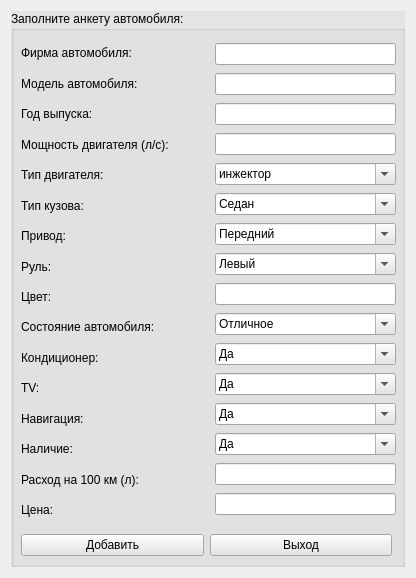
<?xml version="1.0" encoding="UTF-8"?>
<ui version="4.0">
 <class>addcar</class>
 <widget class="QWidget" name="addcar">
  <property name="geometry">
   <rect>
    <x>0</x>
    <y>0</y>
    <width>416</width>
    <height>578</height>
   </rect>
  </property>
  <property name="windowTitle">
   <string>Добавление автомобиля в каталог</string>
  </property>
  <layout class="QVBoxLayout" name="verticalLayout">
   <item>
    <widget class="QGroupBox" name="gbox_addcar">
     <property name="enabled">
      <bool>true</bool>
     </property>
     <property name="palette">
      <palette>
       <active>
        <colorrole role="WindowText">
         <brush brushstyle="SolidPattern">
          <color alpha="255">
           <red>0</red>
           <green>0</green>
           <blue>0</blue>
          </color>
         </brush>
        </colorrole>
        <colorrole role="Button">
         <brush brushstyle="SolidPattern">
          <color alpha="255">
           <red>229</red>
           <green>228</green>
           <blue>228</blue>
          </color>
         </brush>
        </colorrole>
        <colorrole role="Light">
         <brush brushstyle="SolidPattern">
          <color alpha="255">
           <red>255</red>
           <green>255</green>
           <blue>255</blue>
          </color>
         </brush>
        </colorrole>
        <colorrole role="Midlight">
         <brush brushstyle="SolidPattern">
          <color alpha="255">
           <red>242</red>
           <green>241</green>
           <blue>241</blue>
          </color>
         </brush>
        </colorrole>
        <colorrole role="Dark">
         <brush brushstyle="SolidPattern">
          <color alpha="255">
           <red>114</red>
           <green>114</green>
           <blue>114</blue>
          </color>
         </brush>
        </colorrole>
        <colorrole role="Mid">
         <brush brushstyle="SolidPattern">
          <color alpha="255">
           <red>153</red>
           <green>152</green>
           <blue>152</blue>
          </color>
         </brush>
        </colorrole>
        <colorrole role="Text">
         <brush brushstyle="SolidPattern">
          <color alpha="255">
           <red>0</red>
           <green>0</green>
           <blue>0</blue>
          </color>
         </brush>
        </colorrole>
        <colorrole role="BrightText">
         <brush brushstyle="SolidPattern">
          <color alpha="255">
           <red>255</red>
           <green>255</green>
           <blue>255</blue>
          </color>
         </brush>
        </colorrole>
        <colorrole role="ButtonText">
         <brush brushstyle="SolidPattern">
          <color alpha="255">
           <red>0</red>
           <green>0</green>
           <blue>0</blue>
          </color>
         </brush>
        </colorrole>
        <colorrole role="Base">
         <brush brushstyle="SolidPattern">
          <color alpha="255">
           <red>255</red>
           <green>255</green>
           <blue>255</blue>
          </color>
         </brush>
        </colorrole>
        <colorrole role="Window">
         <brush brushstyle="SolidPattern">
          <color alpha="255">
           <red>229</red>
           <green>228</green>
           <blue>228</blue>
          </color>
         </brush>
        </colorrole>
        <colorrole role="Shadow">
         <brush brushstyle="SolidPattern">
          <color alpha="255">
           <red>0</red>
           <green>0</green>
           <blue>0</blue>
          </color>
         </brush>
        </colorrole>
        <colorrole role="AlternateBase">
         <brush brushstyle="SolidPattern">
          <color alpha="255">
           <red>242</red>
           <green>241</green>
           <blue>241</blue>
          </color>
         </brush>
        </colorrole>
        <colorrole role="ToolTipBase">
         <brush brushstyle="SolidPattern">
          <color alpha="255">
           <red>255</red>
           <green>255</green>
           <blue>220</blue>
          </color>
         </brush>
        </colorrole>
        <colorrole role="ToolTipText">
         <brush brushstyle="SolidPattern">
          <color alpha="255">
           <red>0</red>
           <green>0</green>
           <blue>0</blue>
          </color>
         </brush>
        </colorrole>
       </active>
       <inactive>
        <colorrole role="WindowText">
         <brush brushstyle="SolidPattern">
          <color alpha="255">
           <red>0</red>
           <green>0</green>
           <blue>0</blue>
          </color>
         </brush>
        </colorrole>
        <colorrole role="Button">
         <brush brushstyle="SolidPattern">
          <color alpha="255">
           <red>229</red>
           <green>228</green>
           <blue>228</blue>
          </color>
         </brush>
        </colorrole>
        <colorrole role="Light">
         <brush brushstyle="SolidPattern">
          <color alpha="255">
           <red>255</red>
           <green>255</green>
           <blue>255</blue>
          </color>
         </brush>
        </colorrole>
        <colorrole role="Midlight">
         <brush brushstyle="SolidPattern">
          <color alpha="255">
           <red>242</red>
           <green>241</green>
           <blue>241</blue>
          </color>
         </brush>
        </colorrole>
        <colorrole role="Dark">
         <brush brushstyle="SolidPattern">
          <color alpha="255">
           <red>114</red>
           <green>114</green>
           <blue>114</blue>
          </color>
         </brush>
        </colorrole>
        <colorrole role="Mid">
         <brush brushstyle="SolidPattern">
          <color alpha="255">
           <red>153</red>
           <green>152</green>
           <blue>152</blue>
          </color>
         </brush>
        </colorrole>
        <colorrole role="Text">
         <brush brushstyle="SolidPattern">
          <color alpha="255">
           <red>0</red>
           <green>0</green>
           <blue>0</blue>
          </color>
         </brush>
        </colorrole>
        <colorrole role="BrightText">
         <brush brushstyle="SolidPattern">
          <color alpha="255">
           <red>255</red>
           <green>255</green>
           <blue>255</blue>
          </color>
         </brush>
        </colorrole>
        <colorrole role="ButtonText">
         <brush brushstyle="SolidPattern">
          <color alpha="255">
           <red>0</red>
           <green>0</green>
           <blue>0</blue>
          </color>
         </brush>
        </colorrole>
        <colorrole role="Base">
         <brush brushstyle="SolidPattern">
          <color alpha="255">
           <red>255</red>
           <green>255</green>
           <blue>255</blue>
          </color>
         </brush>
        </colorrole>
        <colorrole role="Window">
         <brush brushstyle="SolidPattern">
          <color alpha="255">
           <red>229</red>
           <green>228</green>
           <blue>228</blue>
          </color>
         </brush>
        </colorrole>
        <colorrole role="Shadow">
         <brush brushstyle="SolidPattern">
          <color alpha="255">
           <red>0</red>
           <green>0</green>
           <blue>0</blue>
          </color>
         </brush>
        </colorrole>
        <colorrole role="AlternateBase">
         <brush brushstyle="SolidPattern">
          <color alpha="255">
           <red>242</red>
           <green>241</green>
           <blue>241</blue>
          </color>
         </brush>
        </colorrole>
        <colorrole role="ToolTipBase">
         <brush brushstyle="SolidPattern">
          <color alpha="255">
           <red>255</red>
           <green>255</green>
           <blue>220</blue>
          </color>
         </brush>
        </colorrole>
        <colorrole role="ToolTipText">
         <brush brushstyle="SolidPattern">
          <color alpha="255">
           <red>0</red>
           <green>0</green>
           <blue>0</blue>
          </color>
         </brush>
        </colorrole>
       </inactive>
       <disabled>
        <colorrole role="WindowText">
         <brush brushstyle="SolidPattern">
          <color alpha="255">
           <red>114</red>
           <green>114</green>
           <blue>114</blue>
          </color>
         </brush>
        </colorrole>
        <colorrole role="Button">
         <brush brushstyle="SolidPattern">
          <color alpha="255">
           <red>229</red>
           <green>228</green>
           <blue>228</blue>
          </color>
         </brush>
        </colorrole>
        <colorrole role="Light">
         <brush brushstyle="SolidPattern">
          <color alpha="255">
           <red>255</red>
           <green>255</green>
           <blue>255</blue>
          </color>
         </brush>
        </colorrole>
        <colorrole role="Midlight">
         <brush brushstyle="SolidPattern">
          <color alpha="255">
           <red>242</red>
           <green>241</green>
           <blue>241</blue>
          </color>
         </brush>
        </colorrole>
        <colorrole role="Dark">
         <brush brushstyle="SolidPattern">
          <color alpha="255">
           <red>114</red>
           <green>114</green>
           <blue>114</blue>
          </color>
         </brush>
        </colorrole>
        <colorrole role="Mid">
         <brush brushstyle="SolidPattern">
          <color alpha="255">
           <red>153</red>
           <green>152</green>
           <blue>152</blue>
          </color>
         </brush>
        </colorrole>
        <colorrole role="Text">
         <brush brushstyle="SolidPattern">
          <color alpha="255">
           <red>114</red>
           <green>114</green>
           <blue>114</blue>
          </color>
         </brush>
        </colorrole>
        <colorrole role="BrightText">
         <brush brushstyle="SolidPattern">
          <color alpha="255">
           <red>255</red>
           <green>255</green>
           <blue>255</blue>
          </color>
         </brush>
        </colorrole>
        <colorrole role="ButtonText">
         <brush brushstyle="SolidPattern">
          <color alpha="255">
           <red>114</red>
           <green>114</green>
           <blue>114</blue>
          </color>
         </brush>
        </colorrole>
        <colorrole role="Base">
         <brush brushstyle="SolidPattern">
          <color alpha="255">
           <red>229</red>
           <green>228</green>
           <blue>228</blue>
          </color>
         </brush>
        </colorrole>
        <colorrole role="Window">
         <brush brushstyle="SolidPattern">
          <color alpha="255">
           <red>229</red>
           <green>228</green>
           <blue>228</blue>
          </color>
         </brush>
        </colorrole>
        <colorrole role="Shadow">
         <brush brushstyle="SolidPattern">
          <color alpha="255">
           <red>0</red>
           <green>0</green>
           <blue>0</blue>
          </color>
         </brush>
        </colorrole>
        <colorrole role="AlternateBase">
         <brush brushstyle="SolidPattern">
          <color alpha="255">
           <red>229</red>
           <green>228</green>
           <blue>228</blue>
          </color>
         </brush>
        </colorrole>
        <colorrole role="ToolTipBase">
         <brush brushstyle="SolidPattern">
          <color alpha="255">
           <red>255</red>
           <green>255</green>
           <blue>220</blue>
          </color>
         </brush>
        </colorrole>
        <colorrole role="ToolTipText">
         <brush brushstyle="SolidPattern">
          <color alpha="255">
           <red>0</red>
           <green>0</green>
           <blue>0</blue>
          </color>
         </brush>
        </colorrole>
       </disabled>
      </palette>
     </property>
     <property name="autoFillBackground">
      <bool>true</bool>
     </property>
     <property name="title">
      <string>Заполните анкету автомобиля:</string>
     </property>
     <widget class="QWidget" name="layoutWidget">
      <property name="geometry">
       <rect>
        <x>10</x>
        <y>520</y>
        <width>371</width>
        <height>29</height>
       </rect>
      </property>
      <layout class="QHBoxLayout" name="horizontalLayout">
       <item>
        <widget class="QPushButton" name="btn_add">
         <property name="text">
          <string>Добавить</string>
         </property>
        </widget>
       </item>
       <item>
        <widget class="QPushButton" name="btn_exit">
         <property name="text">
          <string>Выход</string>
         </property>
        </widget>
       </item>
      </layout>
     </widget>
     <widget class="QWidget" name="layoutWidget">
      <property name="geometry">
       <rect>
        <x>204</x>
        <y>30</y>
        <width>181</width>
        <height>481</height>
       </rect>
      </property>
      <layout class="QVBoxLayout" name="verticalLayout_4">
       <item>
        <widget class="QLineEdit" name="edt_firm"/>
       </item>
       <item>
        <widget class="QLineEdit" name="edt_model"/>
       </item>
       <item>
        <widget class="QLineEdit" name="edt_year"/>
       </item>
       <item>
        <widget class="QLineEdit" name="edt_power"/>
       </item>
       <item>
        <widget class="QComboBox" name="cmb_eng_type">
         <property name="editable">
          <bool>true</bool>
         </property>
         <item>
          <property name="text">
           <string>инжектор</string>
          </property>
         </item>
         <item>
          <property name="text">
           <string>турбодизель</string>
          </property>
         </item>
         <item>
          <property name="text">
           <string>дизель</string>
          </property>
         </item>
         <item>
          <property name="text">
           <string>бензин-турбина</string>
          </property>
         </item>
         <item>
          <property name="text">
           <string>битурбо</string>
          </property>
         </item>
         <item>
          <property name="text">
           <string>компрессор</string>
          </property>
         </item>
        </widget>
       </item>
       <item>
        <widget class="QComboBox" name="cmb_body_type">
         <property name="editable">
          <bool>true</bool>
         </property>
         <item>
          <property name="text">
           <string>Седан</string>
          </property>
         </item>
         <item>
          <property name="text">
           <string>Авант</string>
          </property>
         </item>
         <item>
          <property name="text">
           <string>Джип</string>
          </property>
         </item>
         <item>
          <property name="text">
           <string>Минивен</string>
          </property>
         </item>
         <item>
          <property name="text">
           <string>Кабриолет</string>
          </property>
         </item>
         <item>
          <property name="text">
           <string>Купе</string>
          </property>
         </item>
         <item>
          <property name="text">
           <string>Хетч-бек</string>
          </property>
         </item>
        </widget>
       </item>
       <item>
        <widget class="QComboBox" name="cmb_drive_type">
         <property name="editable">
          <bool>true</bool>
         </property>
         <item>
          <property name="text">
           <string>Передний</string>
          </property>
         </item>
         <item>
          <property name="text">
           <string>Задний</string>
          </property>
         </item>
         <item>
          <property name="text">
           <string>Полный</string>
          </property>
         </item>
        </widget>
       </item>
       <item>
        <widget class="QComboBox" name="cmb_rudder_type">
         <property name="editable">
          <bool>true</bool>
         </property>
         <item>
          <property name="text">
           <string>Левый</string>
          </property>
         </item>
         <item>
          <property name="text">
           <string>Правый</string>
          </property>
         </item>
        </widget>
       </item>
       <item>
        <widget class="QLineEdit" name="edt_color"/>
       </item>
       <item>
        <widget class="QComboBox" name="cmb_condition">
         <property name="editable">
          <bool>true</bool>
         </property>
         <item>
          <property name="text">
           <string>Отличное</string>
          </property>
         </item>
         <item>
          <property name="text">
           <string>Хорошее</string>
          </property>
         </item>
         <item>
          <property name="text">
           <string>Среднее</string>
          </property>
         </item>
         <item>
          <property name="text">
           <string>Битый</string>
          </property>
         </item>
        </widget>
       </item>
       <item>
        <widget class="QComboBox" name="cmb_cond">
         <property name="editable">
          <bool>true</bool>
         </property>
         <item>
          <property name="text">
           <string>Да</string>
          </property>
         </item>
         <item>
          <property name="text">
           <string>Нет</string>
          </property>
         </item>
        </widget>
       </item>
       <item>
        <widget class="QComboBox" name="cmb_tv">
         <property name="editable">
          <bool>true</bool>
         </property>
         <item>
          <property name="text">
           <string>Да</string>
          </property>
         </item>
         <item>
          <property name="text">
           <string>Нет</string>
          </property>
         </item>
        </widget>
       </item>
       <item>
        <widget class="QComboBox" name="cmb_navig">
         <property name="editable">
          <bool>true</bool>
         </property>
         <item>
          <property name="text">
           <string>Да</string>
          </property>
         </item>
         <item>
          <property name="text">
           <string>Нет</string>
          </property>
         </item>
        </widget>
       </item>
       <item>
        <widget class="QComboBox" name="cmb_present">
         <property name="editable">
          <bool>true</bool>
         </property>
         <item>
          <property name="text">
           <string>Да</string>
          </property>
         </item>
         <item>
          <property name="text">
           <string>Нет</string>
          </property>
         </item>
        </widget>
       </item>
       <item>
        <widget class="QLineEdit" name="edt_outgo"/>
       </item>
       <item>
        <widget class="QLineEdit" name="edt_price"/>
       </item>
      </layout>
     </widget>
     <widget class="QWidget" name="layoutWidget">
      <property name="geometry">
       <rect>
        <x>10</x>
        <y>30</y>
        <width>191</width>
        <height>481</height>
       </rect>
      </property>
      <layout class="QVBoxLayout" name="verticalLayout_5">
       <item>
        <widget class="QLabel" name="label_2">
         <property name="text">
          <string>Фирма автомобиля:</string>
         </property>
        </widget>
       </item>
       <item>
        <widget class="QLabel" name="label">
         <property name="text">
          <string>Модель автомобиля:</string>
         </property>
        </widget>
       </item>
       <item>
        <widget class="QLabel" name="label_3">
         <property name="text">
          <string>Год выпуска:</string>
         </property>
        </widget>
       </item>
       <item>
        <widget class="QLabel" name="label_4">
         <property name="text">
          <string>Мощность двигателя (л/c):</string>
         </property>
        </widget>
       </item>
       <item>
        <widget class="QLabel" name="label_5">
         <property name="text">
          <string>Тип двигателя:</string>
         </property>
        </widget>
       </item>
       <item>
        <widget class="QLabel" name="label_6">
         <property name="text">
          <string>Тип кузова:</string>
         </property>
        </widget>
       </item>
       <item>
        <widget class="QLabel" name="label_7">
         <property name="text">
          <string>Привод:</string>
         </property>
        </widget>
       </item>
       <item>
        <widget class="QLabel" name="label_8">
         <property name="text">
          <string>Руль:</string>
         </property>
        </widget>
       </item>
       <item>
        <widget class="QLabel" name="label_9">
         <property name="text">
          <string>Цвет:</string>
         </property>
        </widget>
       </item>
       <item>
        <widget class="QLabel" name="label_10">
         <property name="text">
          <string>Состояние автомобиля:</string>
         </property>
        </widget>
       </item>
       <item>
        <widget class="QLabel" name="label_11">
         <property name="text">
          <string>Кондиционер:</string>
         </property>
        </widget>
       </item>
       <item>
        <widget class="QLabel" name="label_12">
         <property name="text">
          <string>TV:</string>
         </property>
        </widget>
       </item>
       <item>
        <widget class="QLabel" name="label_13">
         <property name="text">
          <string>Навигация:</string>
         </property>
        </widget>
       </item>
       <item>
        <widget class="QLabel" name="label_16">
         <property name="text">
          <string>Наличие:</string>
         </property>
        </widget>
       </item>
       <item>
        <widget class="QLabel" name="label_14">
         <property name="text">
          <string>Расход на 100 км (л):</string>
         </property>
        </widget>
       </item>
       <item>
        <widget class="QLabel" name="label_15">
         <property name="text">
          <string>Цена:</string>
         </property>
        </widget>
       </item>
      </layout>
     </widget>
    </widget>
   </item>
  </layout>
 </widget>
 <resources/>
 <connections/>
</ui>
